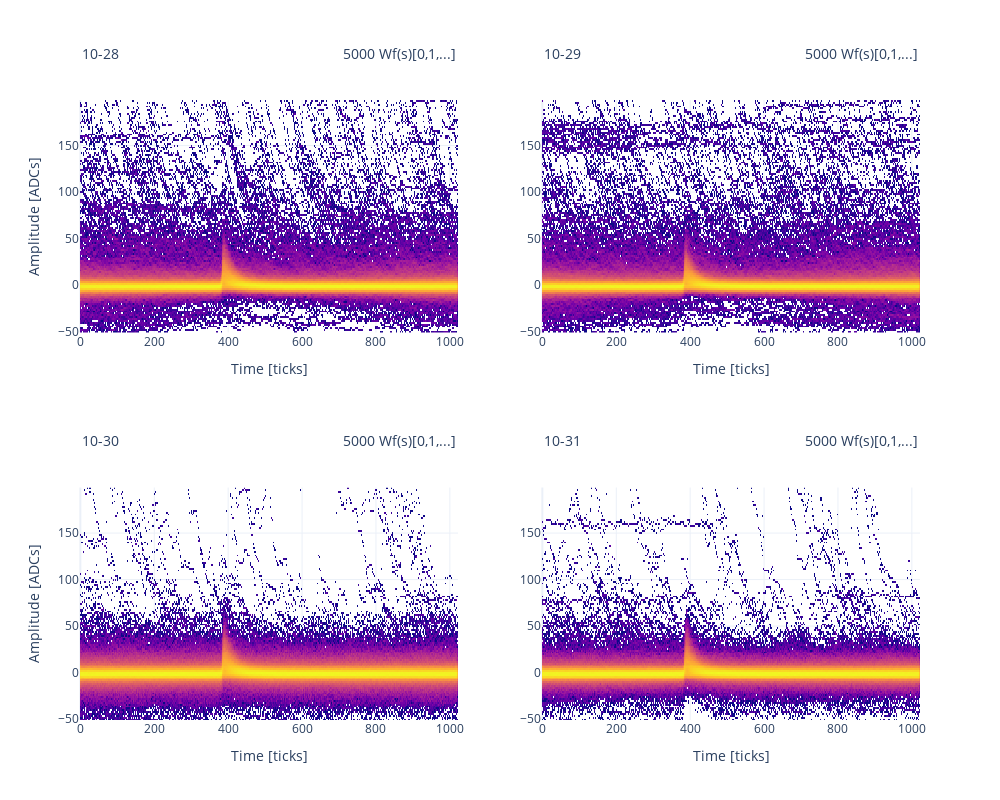

The code cell stored with this chart in its notebook:
### Code cell
argsheat = dict(
    mode="heatmap",
    analysis_label="std",
    adc_range_above_baseline=200,
    adc_range_below_baseline=-50,
    adc_bins=125,
    time_bins=wfset_full.points_per_wf//2,
    filtering=4,
    share_y_scale=False,
    share_x_scale=True,
    wfs_per_axes=5000,
    zlog=True
)
detector=detector
plot_detectors(wfset_full, detector, **argsheat)

### Figure 1 — Plotly figure (JSON) as saved in the notebook; plotly's stock layout.template omitted (floating-point values rounded to 4 significant figures; data arrays with more than 128 entries replaced by an {"elided": "..."} marker saying what was removed)
{"data": [{"dx": 1.998, "dy": 2, "name": "5000 Wf(s)[0,1,...]", "showscale": false, "transpose": true, "type": "heatmap", "x0": 0, "xaxis": "x", "y0": -50, "yaxis": "y", "z": {"elided": "512x125 float values"}}, {"dx": 1.998, "dy": 2, "name": "5000 Wf(s)[0,1,...]", "showscale": false, "transpose": true, "type": "heatmap", "x0": 0, "xaxis": "x2", "y0": -50, "yaxis": "y2", "z": {"elided": "512x125 float values"}}, {"dx": 1.998, "dy": 2, "name": "5000 Wf(s)[0,1,...]", "showscale": false, "transpose": true, "type": "heatmap", "x0": 0, "xaxis": "x3", "y0": -50, "yaxis": "y3", "z": {"elided": "512x125 float values"}}, {"dx": 1.998, "dy": 2, "name": "5000 Wf(s)[0,1,...]", "showscale": false, "transpose": true, "type": "heatmap", "x0": 0, "xaxis": "x4", "y0": -50, "yaxis": "y4", "z": {"elided": "512x125 float values"}}], "layout": {"annotations": [{"align": "center", "font": {"size": 14}, "showarrow": false, "text": "10-28", "x": 0, "xref": "x domain", "y": 1.25, "yref": "y domain"}, {"align": "center", "font": {"size": 14}, "showarrow": false, "text": "10-29", "x": 0, "xref": "x2 domain", "y": 1.25, "yref": "y2 domain"}, {"align": "center", "font": {"size": 14}, "showarrow": false, "text": "10-30", "x": 0, "xref": "x3 domain", "y": 1.25, "yref": "y3 domain"}, {"align": "center", "font": {"size": 14}, "showarrow": false, "text": "10-31", "x": 0, "xref": "x4 domain", "y": 1.25, "yref": "y4 domain"}, {"align": "center", "font": {"size": 14}, "showarrow": false, "text": "5000 Wf(s)[0,1,...]", "x": 1, "xref": "x domain", "y": 1.25, "yref": "y domain"}, {"align": "center", "font": {"size": 14}, "showarrow": false, "text": "5000 Wf(s)[0,1,...]", "x": 1, "xref": "x2 domain", "y": 1.25, "yref": "y2 domain"}, {"align": "center", "font": {"size": 14}, "showarrow": false, "text": "5000 Wf(s)[0,1,...]", "x": 1, "xref": "x3 domain", "y": 1.25, "yref": "y3 domain"}, {"align": "center", "font": {"size": 14}, "showarrow": false, "text": "5000 Wf(s)[0,1,...]", "x": 1, "xref": "x4 domain", "y": 1.25, "yref": "y4 domain"}], "height": 800, "showlegend": true, "title": {"text": ""}, "width": 1000, "xaxis": {"anchor": "y", "domain": [0, 0.45], "matches": "x", "title": {"text": "Time [ticks]"}}, "xaxis2": {"anchor": "y2", "domain": [0.55, 1], "matches": "x", "title": {"text": "Time [ticks]"}}, "xaxis3": {"anchor": "y3", "domain": [0, 0.45], "matches": "x", "title": {"text": "Time [ticks]"}}, "xaxis4": {"anchor": "y4", "domain": [0.55, 1], "matches": "x", "title": {"text": "Time [ticks]"}}, "yaxis": {"anchor": "x", "domain": [0.625, 1], "title": {"text": "Amplitude [ADCs]"}}, "yaxis2": {"anchor": "x2", "domain": [0.625, 1]}, "yaxis3": {"anchor": "x3", "domain": [0, 0.375], "title": {"text": "Amplitude [ADCs]"}}, "yaxis4": {"anchor": "x4", "domain": [0, 0.375]}}}
